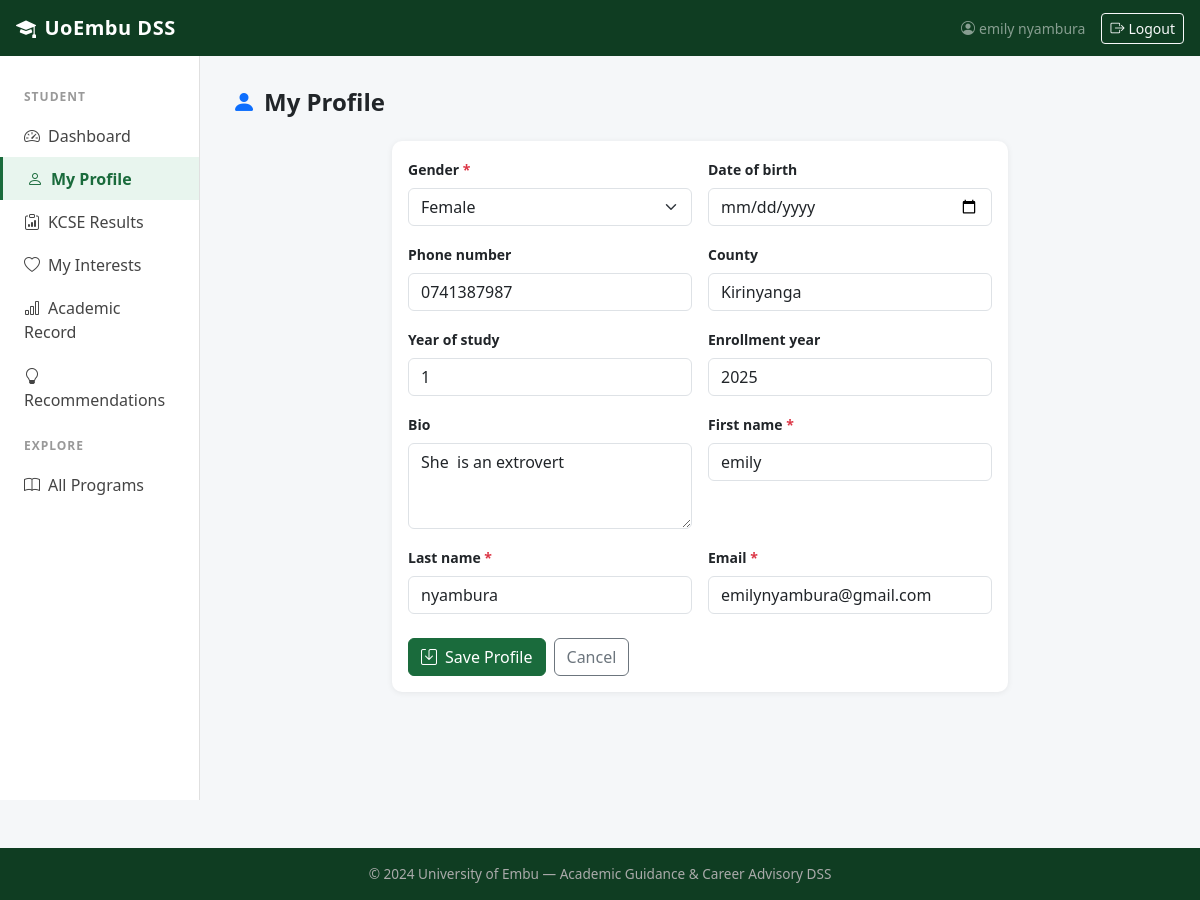
The app's page /student/profile/edit/ (signed in) with its own data.
### dss_guidance/models.py (models this page shows, shortened)
class StudentProfile(models.Model):
    GENDER_CHOICES = [('M', 'Male'), ('F', 'Female'), ('O', 'Other')]
    user = models.OneToOneField(User, on_delete=models.CASCADE, related_name='student_profile')
    student_id = models.CharField(max_length=20, unique=True)
    gender = models.CharField(max_length=1, choices=GENDER_CHOICES)
    date_of_birth = models.DateField(null=True, blank=True)
    phone_number = models.CharField(max_length=15, blank=True)
    county = models.CharField(max_length=100, blank=True)
    current_program = models.ForeignKey(
        AcademicProgram, on_delete=models.SET_NULL,
        null=True, blank=True, related_name='enrolled_students'
    )
    year_of_study = models.PositiveIntegerField(
        null=True, blank=True,
        validators=[MinValueValidator(1), MaxValueValidator(6)]
    )
    enrollment_year = models.PositiveIntegerField(null=True, blank=True)
    bio = models.TextField(blank=True)
    created_at = models.DateTimeField(auto_now_add=True)
    updated_at = models.DateTimeField(auto_now=True)
    class Meta:
        ordering = ['student_id']

### dss_guidance/views.py (the view)
# urls.py: path('student/profile/edit/', views.student_profile_edit, name='student_profile_edit'),
@login_required
def student_profile_edit(request):
    if not is_student(request.user):
        return HttpResponseForbidden()
    student = request.user.student_profile
    form = StudentProfileForm(request.POST or None, instance=student)
    if request.method == 'POST' and form.is_valid():
        form.save()
        messages.success(request, "Profile updated successfully.")
        return redirect('student_dashboard')
    return render(request, 'dss_guidance/student/profile_edit.html', {'form': form, 'student': student})

### dss_guidance/forms.py (shortened to what this page needs)
class StudentProfileForm(forms.ModelForm):
    first_name = forms.CharField(max_length=100)
    last_name = forms.CharField(max_length=100)
    email = forms.EmailField()
    class Meta:
        model = StudentProfile
        fields = ['gender', 'date_of_birth', 'phone_number', 'county',
                  'year_of_study', 'enrollment_year', 'bio']
        widgets = {
            'date_of_birth': forms.DateInput(attrs={'type': 'date'}),
            'bio': forms.Textarea(attrs={'rows': 3}),
        }
    def __init__(self, *args, **kwargs):
        super().__init__(*args, **kwargs)
        if self.instance and self.instance.user_id:
            self.fields['first_name'].initial = self.instance.user.first_name
            self.fields['last_name'].initial = self.instance.user.last_name
            self.fields['email'].initial = self.instance.user.email

### dss_guidance/views.py (called while the page is built)
def is_student(user):
    return hasattr(user, 'student_profile')

### dss_guidance/templates/dss_guidance/student/profile_edit.html (shortened to what this page needs)
{% extends 'dss_guidance/base.html' %}
{% block content %}
<div class="d-flex justify-content-between align-items-center mb-4">
    <h4 class="fw-bold mb-0"><i class="bi bi-person-fill me-2 text-primary"></i>My Profile</h4>
</div>
<div class="row justify-content-center">
    <div class="col-md-8">
        <div class="card">
            <div class="card-body">
                <form method="post">
                    <div class="row g-3">
                        {% for field in form %}
                        <div class="col-md-6">
                            <label class="form-label fw-semibold small">{{ field.label }}{% if field.field.required %} <span class="text-danger">*</span>{% endif %}</label>
                            {% if field.field.widget.input_type == 'select' %}
                            <select name="{{ field.html_name }}" class="form-select {% if field.errors %}is-invalid{% endif %}">
                                {% for val, lbl in field.field.choices %}
                                <option value="{{ val }}" {% if field.value == val %}selected{% endif %}>{{ lbl }}</option>
                                {% endfor %}
                            </select>
                            {% elif field.name == 'bio' %}
                            <textarea name="{{ field.html_name }}" class="form-control {% if field.errors %}is-invalid{% endif %}" rows="3">{{ field.value|default:'' }}</textarea>
                            {% else %}
                            <input type="{{ field.field.widget.input_type|default:'text' }}" name="{{ field.html_name }}"
                                   class="form-control {% if field.errors %}is-invalid{% endif %}"
                                   value="{{ field.value|default:'' }}">
                            {% endif %}
                        </div>
                        {% endfor %}
                    </div>
                    <div class="mt-4 d-flex gap-2">
                        <button type="submit" class="btn btn-primary">
                            <i class="bi bi-save me-2"></i>Save Profile
                        </button>
                        <a href="{% url 'student_dashboard' %}" class="btn btn-outline-secondary">Cancel</a>
                    </div>
                </form>
            </div>
        </div>
    </div>
</div>
{% endblock %}

### dss_guidance/templates/dss_guidance/base.html (shortened to what this page needs)
<!DOCTYPE html>
<html lang="en">
<head>
    <link href="https://cdn.jsdelivr.net/npm/bootstrap@5.3.0/dist/css/bootstrap.min.css" rel="stylesheet">
    <link href="https://cdn.jsdelivr.net/npm/bootstrap-icons@1.11.0/font/bootstrap-icons.css" rel="stylesheet">
</head>
<body>
<nav class="navbar navbar-expand-lg navbar-dark">
    <div class="container-fluid px-3">
        <a class="navbar-brand" href="{% url 'dashboard' %}">
            <i class="bi bi-mortarboard-fill me-2"></i>UoEmbu DSS
        </a>
        {% if user.is_authenticated %}
        <div class="ms-auto d-flex align-items-center gap-3">
            <span class="text-white-50 small d-none d-md-inline">
                <i class="bi bi-person-circle me-1"></i>{{ user.get_full_name|default:user.username }}
            </span>
            <a href="{% url 'logout' %}" class="btn btn-sm btn-outline-light">
                <i class="bi bi-box-arrow-right me-1"></i>Logout
            </a>
        </div>
        {% endif %}
    </div>
</nav>
{% if user.is_authenticated %}
<div class="container-fluid">
    <div class="row">
        <div class="col-md-2 sidebar d-none d-md-block">
            {% if user.student_profile %}
            <p class="section-title mt-2">Student</p>
            <nav class="nav flex-column">
                <a class="nav-link {% if request.resolver_match.url_name == 'student_dashboard' %}active{% endif %}" href="{% url 'student_dashboard' %}"><i class="bi bi-speedometer2 me-2"></i>Dashboard</a>
                <a class="nav-link {% if request.resolver_match.url_name == 'student_profile_edit' %}active{% endif %}" href="{% url 'student_profile_edit' %}"><i class="bi bi-person me-2"></i>My Profile</a>
                <a class="nav-link {% if request.resolver_match.url_name == 'kcse_results' %}active{% endif %}" href="{% url 'kcse_results' %}"><i class="bi bi-clipboard-data me-2"></i>KCSE Results</a>
                <a class="nav-link {% if request.resolver_match.url_name == 'student_interests' %}active{% endif %}" href="{% url 'student_interests' %}"><i class="bi bi-heart me-2"></i>My Interests</a>
                <a class="nav-link {% if request.resolver_match.url_name == 'university_performance' %}active{% endif %}" href="{% url 'university_performance' %}"><i class="bi bi-bar-chart me-2"></i>Academic Record</a>
                <a class="nav-link {% if request.resolver_match.url_name == 'view_recommendations' %}active{% endif %}" href="{% url 'view_recommendations' %}"><i class="bi bi-lightbulb me-2"></i>Recommendations</a>
            </nav>
            {% endif %}
            <p class="section-title mt-3">Explore</p>
            <nav class="nav flex-column">
                <a class="nav-link {% if request.resolver_match.url_name == 'program_list' %}active{% endif %}" href="{% url 'program_list' %}"><i class="bi bi-book me-2"></i>All Programs</a>
            </nav>
        </div>
        <div class="col-md-10 main-content">
            {% block content %}{% endblock %}
        </div>
    </div>
</div>
{% endif %}
<footer>
    <p class="mb-0">&copy; 2024 University of Embu &mdash; Academic Guidance & Career Advisory DSS</p>
</footer>
</body>
</html>

### dss_guidance/templates/dss_guidance/base.html (style rules this page uses)
:root { --uembu-green: #1a6b3c; --uembu-dark: #0f3d22; --uembu-light: #e8f5ee; }
body { background-color: #f5f7f9; font-family: 'Segoe UI', sans-serif; }
.navbar { background: var(--uembu-dark) !important; }
.navbar-brand { font-weight: 700; letter-spacing: 0.5px; }
.sidebar { min-height: calc(100vh - 56px); background: #fff; border-right: 1px solid #e0e0e0; padding: 1.5rem 0; }
.sidebar .nav-link { color: #444; padding: 0.6rem 1.5rem; border-radius: 0; transition: all 0.2s; }
.sidebar .nav-link:hover, .sidebar .nav-link.active { background: var(--uembu-light); color: var(--uembu-green); font-weight: 600; border-left: 3px solid var(--uembu-green); }
.sidebar .nav-link i { width: 20px; }
.main-content { padding: 2rem; }
.card { border: none; box-shadow: 0 1px 6px rgba(0,0,0,0.07); border-radius: 10px; }
.btn-primary { background: var(--uembu-green); border-color: var(--uembu-green); }
.section-title { font-size: 0.75rem; text-transform: uppercase; letter-spacing: 1px; color: #999; font-weight: 600; margin-bottom: 0.5rem; padding-left: 1.5rem; }
footer { background: var(--uembu-dark); color: #aaa; padding: 1rem 0; text-align: center; font-size: 0.85rem; margin-top: 3rem; }

### records on screen
StudentProfile: phone_number "0741387987" "Kirinyanga", bio "She is an extrovert"

### other values on screen
{{ user.get_full_name|default:user.username }} "emily nyambura"
{{ field.label }} "Gender" "Date of birth" "Phone number" "County" "Year of study" "Enrollment year" "Bio" "First name" "Last name" "Email"
form field gender "Female"
